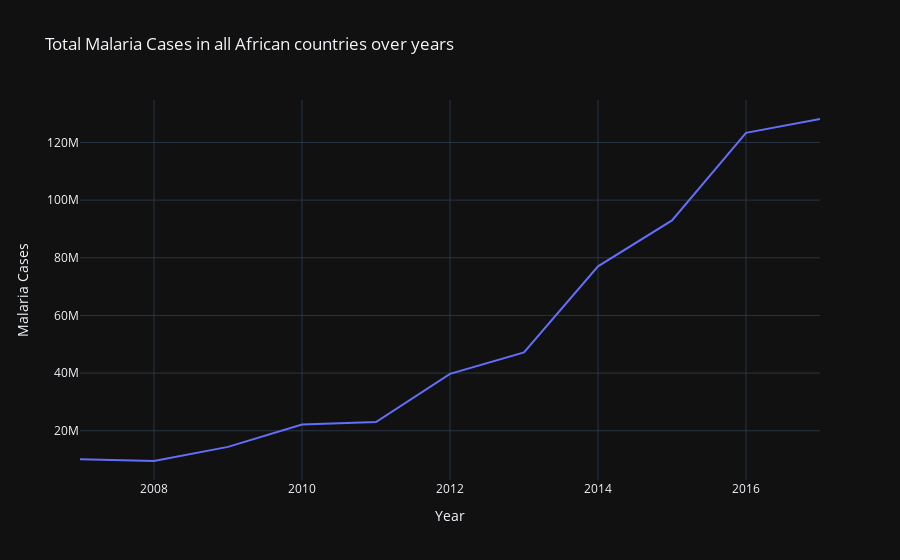

Source (notebook cell):
### Markdown cell above
The cases are getting higher and higher, so we should also try to look at population growth and get the relationship from 2007 - 2017

### Code cell
# Trend of malaria cases each year in all African Countries 

# Group data by years and sum Malaria cases reported col
incidence_cases_yearly = clean_data.groupby(clean_data.Year)['Malaria cases reported'].sum()
incidence_cases_yearly.index.name = 'Year'
incidence_cases_yearly = incidence_cases_yearly.reset_index(name='Malaria Cases')

# Line plot 
fig = px.line(incidence_cases_yearly, x="Year", y="Malaria Cases", title='Total Malaria Cases in all African countries over years')
fig.show()

### Figure 1 — Plotly figure (JSON) as saved in the notebook; plotly's stock layout.template omitted (floating-point values rounded to 4 significant figures)
{"data": [{"hovertemplate": "Year=%{x}<br>Malaria Cases=%{y}<extra></extra>", "legendgroup": "", "line": {"color": "#636efa", "dash": "solid"}, "mode": "lines", "name": "", "orientation": "v", "showlegend": false, "type": "scatter", "x": [2007, 2008, 2009, 2010, 2011, 2012, 2013, 2014, 2015, 2016, 2017], "xaxis": "x", "y": [10102341, 9508374, 14414616, 22184760, 23002865, 39719221, 47174959, 77028814, 92968526, 123330818, 128146255], "yaxis": "y"}], "layout": {"legend": {"tracegroupgap": 0}, "title": {"text": "Total Malaria Cases in all African countries over years"}, "xaxis": {"anchor": "y", "domain": [0, 1], "title": {"text": "Year"}}, "yaxis": {"anchor": "x", "domain": [0, 1], "title": {"text": "Malaria Cases"}}}}
